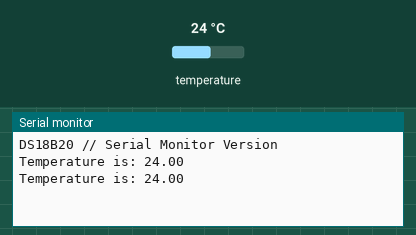
A sketch run on a simulated Arduino Uno, built with avr-gcc and run on an emulated ATmega328P. Parts: the last lines printed to the serial monitor. The test bench sets the inputs (shaded band); at power-on: temperature 24 °C.

Above: at 2.4 s.
2.5 s: temperature set to 12 °C
At 2.9 s:
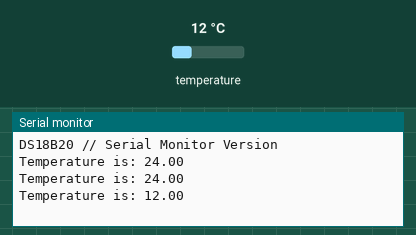
4.0 s: temperature set to 19 °C
At 4.9 s:
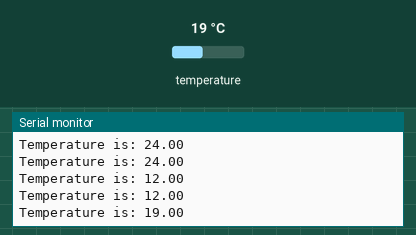
Timing chart, 0 to 7.0 s (numbered marks = the images above; inputs shaded):
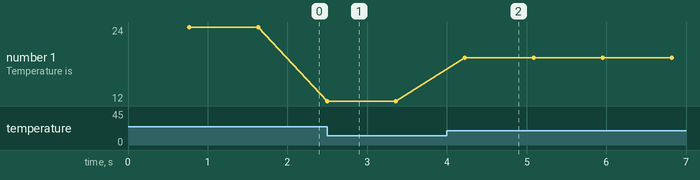

The sketch:

DS18B20.ino
```cpp
#include <OneWire.h>
#include <DallasTemperature.h>
#define ONE_WIRE_BUS A0
OneWire oneWire(ONE_WIRE_BUS);
DallasTemperature sensors(&oneWire);

void setup(void)
{
  Serial.begin(9600);
  Serial.println("DS18B20 // Serial Monitor Version");
  sensors.begin();
}

void loop(void)
{
  sensors.requestTemperatures();
  Serial.print("Temperature is: ");
  Serial.println(sensors.getTempCByIndex(0));
  delay(100);
}
```

Measured:
- after the input at 4.0 s, the serial monitor: prints a new line after 0.23 s (image 2)
- plotted number 1: 12 → 19 after the input at 4.0 s
